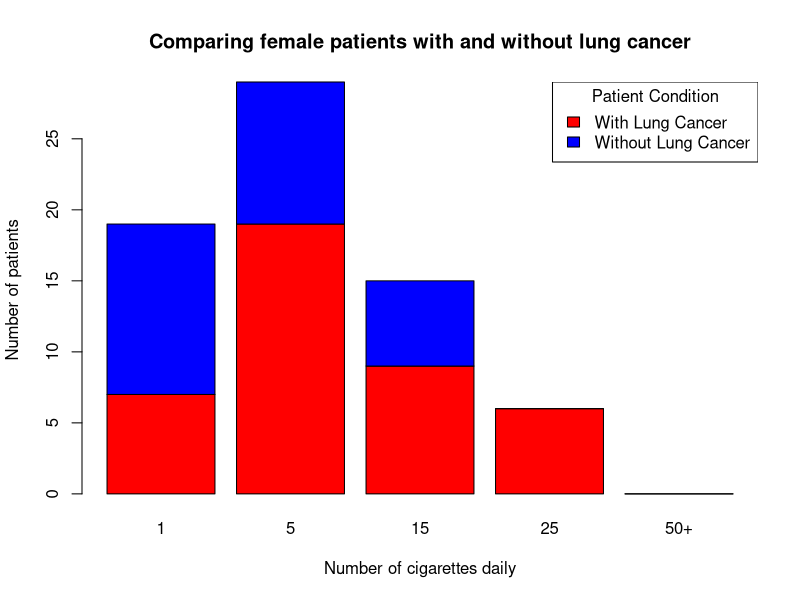

This chart was generated by the following R code:
# Declaration of variables with raw data
rawData = c(7, 19, 9, 6, 0, 12, 10, 6, 0, 0)
femConditionRawData = c("With Lung Cancer", "Without Lung Cancer")
numOfCigsDailyRawData = c(1, 5, 15, 25, "50+")

# Creation of matrix
femSmokingRates <- matrix(rawData, ncol=5, nrow=2, byrow=TRUE)
rownames(femSmokingRates) <- femConditionRawData
colnames(femSmokingRates) <- numOfCigsDailyRawData

# Draw a barplot
barplot(femSmokingRates,
main = "Comparing female patients with and without lung cancer",
xlab = "Number of cigarettes daily",
ylab = "Number of patients",
col = c("red","blue")
)

legend('topright',
legend = femConditionRawData,
title = "Patient Condition",
fill = c("red","blue"),
)

#IMPORTANT!
# 2) Carry out a statistical test of the hypothesis that there is no difference in the frequency of smoking different numbers of cigarettes between female lung cancer and female control patients. 
# NB think carefully about whether you want to use the data exactly as presented here or whether it makes sense to change the categories of numbers of cigarettes smoked for this analysis.
# COMPARING SMOKING RATES IN FEMALE PATIENTS. 1)
# SYNTHESIS